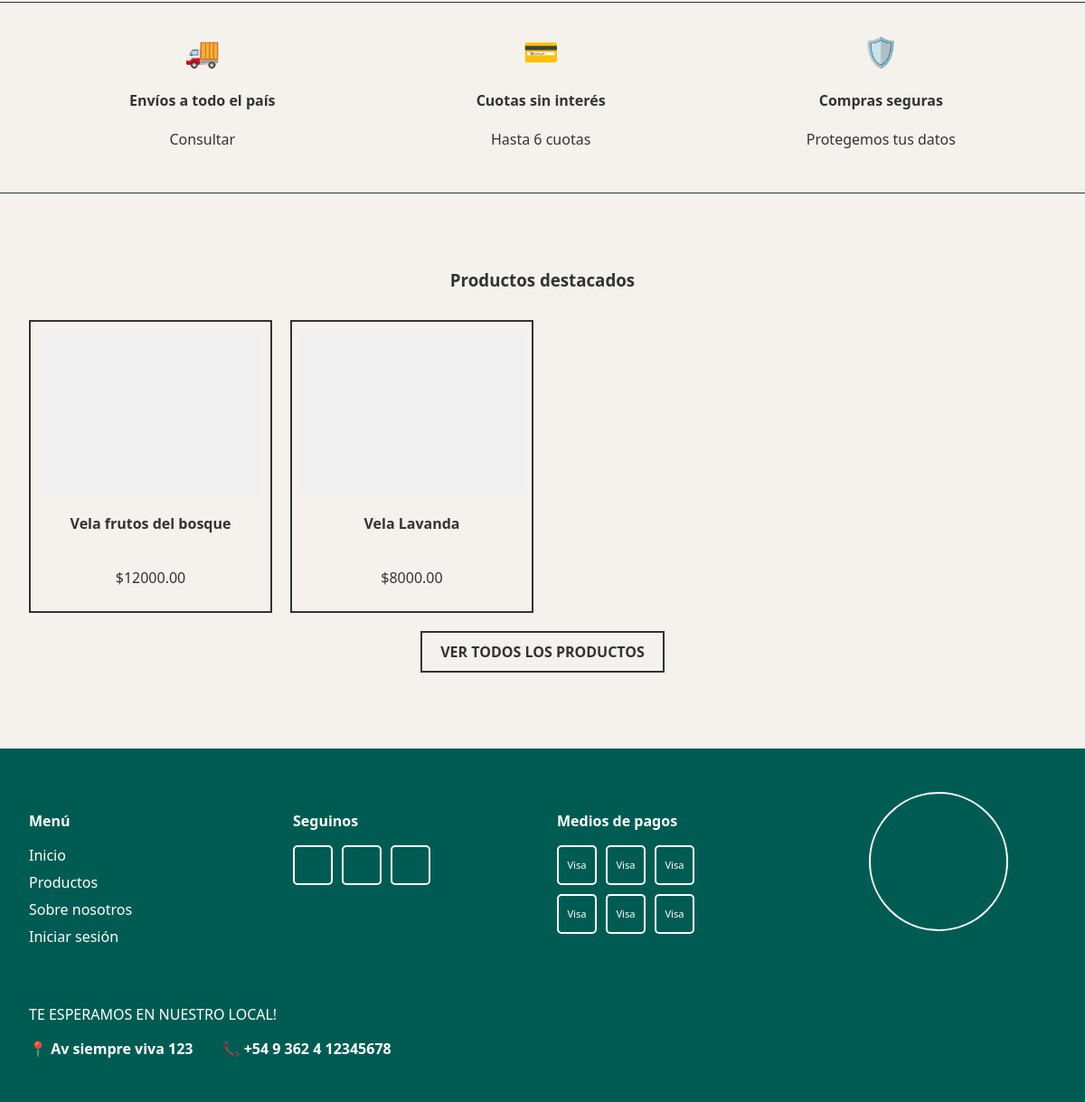
/ (lower part), run on an earlier commit of the app's database.
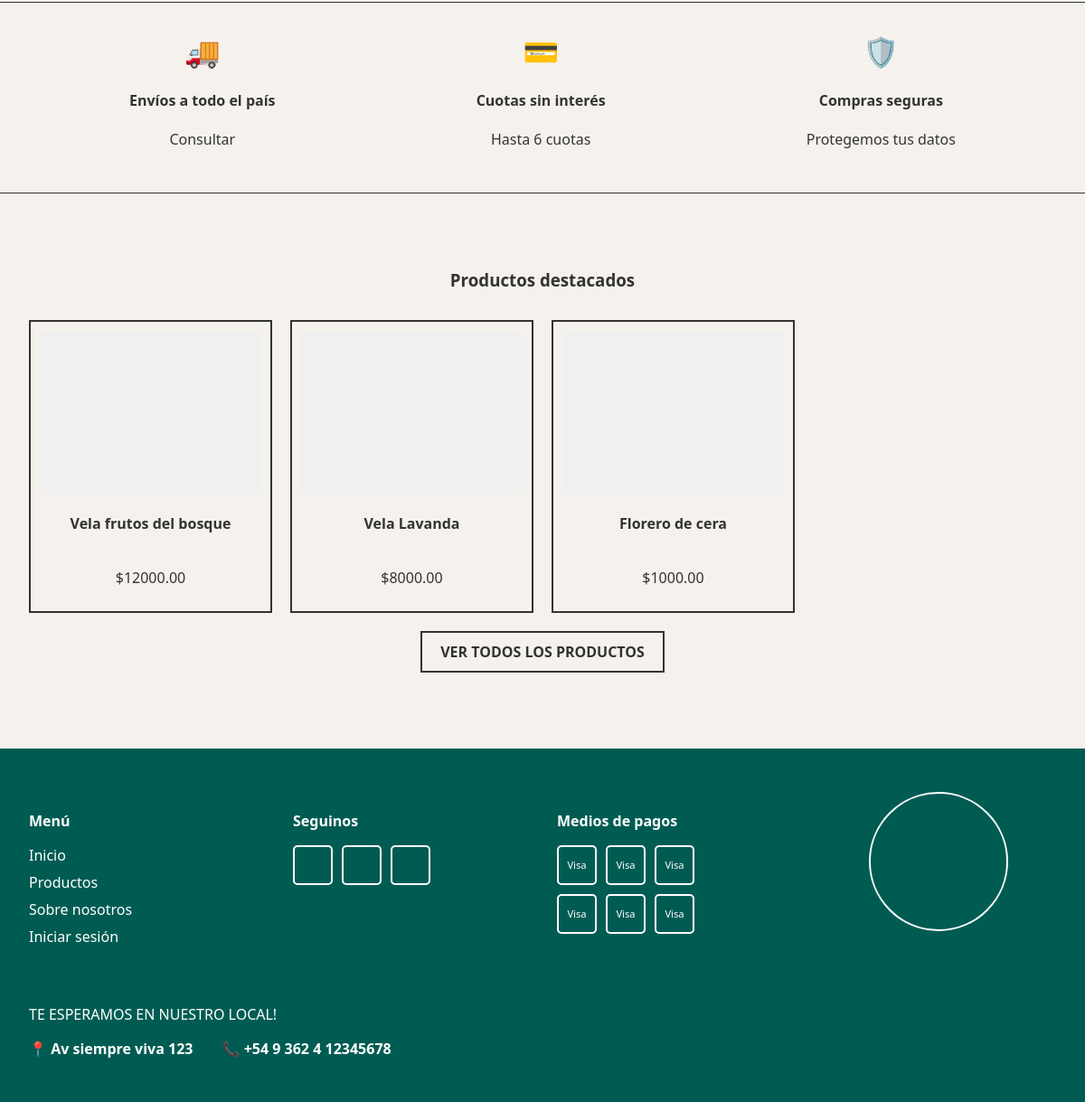
And on a later commit of the database.
### products/models.py (models this page shows, shortened)
class Product(models.Model):
    class CategoryEnum(models.TextChoices): # Kept for reference but using FK as requested
        pass
    name = models.CharField(max_length=255)
    price = models.DecimalField(max_digits=10, decimal_places=2)
    description = models.TextField()
    stock = models.IntegerField()
    category = models.ForeignKey(Category, on_delete=models.CASCADE, related_name='products')
    image = models.ImageField(upload_to='products/', blank=True, null=True)
    discount_percentage = models.PositiveIntegerField(default=0)

### core/views.py (the view)
# urls.py: path('', views.home, name='home'),
def home(request):
    categories = Category.objects.all()
    featured_products = Product.objects.all()[:4]
    return render(request, 'core/home.html', {
        'categories': categories,
        'featured_products': featured_products
    })

### templates/core/home.html (shortened to what this page needs)
{% extends 'base.html' %}
{% load static %}
{% block content %}
<section class="features-section">
    <div class="feature-item">
        <div class="icon-placeholder">🚚</div>
        <h4>Envíos a todo el país</h4>
        <p>Consultar</p>
    </div>
    <div class="feature-item">
        <div class="icon-placeholder">💳</div>
        <h4>Cuotas sin interés</h4>
        <p>Hasta 6 cuotas</p>
    </div>
    <div class="feature-item">
        <div class="icon-placeholder">🛡️</div>
        <h4>Compras seguras</h4>
        <p>Protegemos tus datos</p>
    </div>
</section>
<section class="featured-section">
    <h3>Productos destacados</h3>
    <div class="featured-grid">
        {% for product in featured_products %}
        <div class="product-card">
            <div class="product-image-placeholder"></div>
            <h4>{{ product.name }}</h4>
            <p>${{ product.price }}</p>
        </div>
        {% endfor %}
    </div>
    <div class="action-button-container">
        <a href="#" class="btn-primary">Ver todos los productos</a>
    </div>
</section>
{% endblock %}

What changed in the data, as far as the page shows it:
added Product: name "Florero de cera", price "1000.00"
